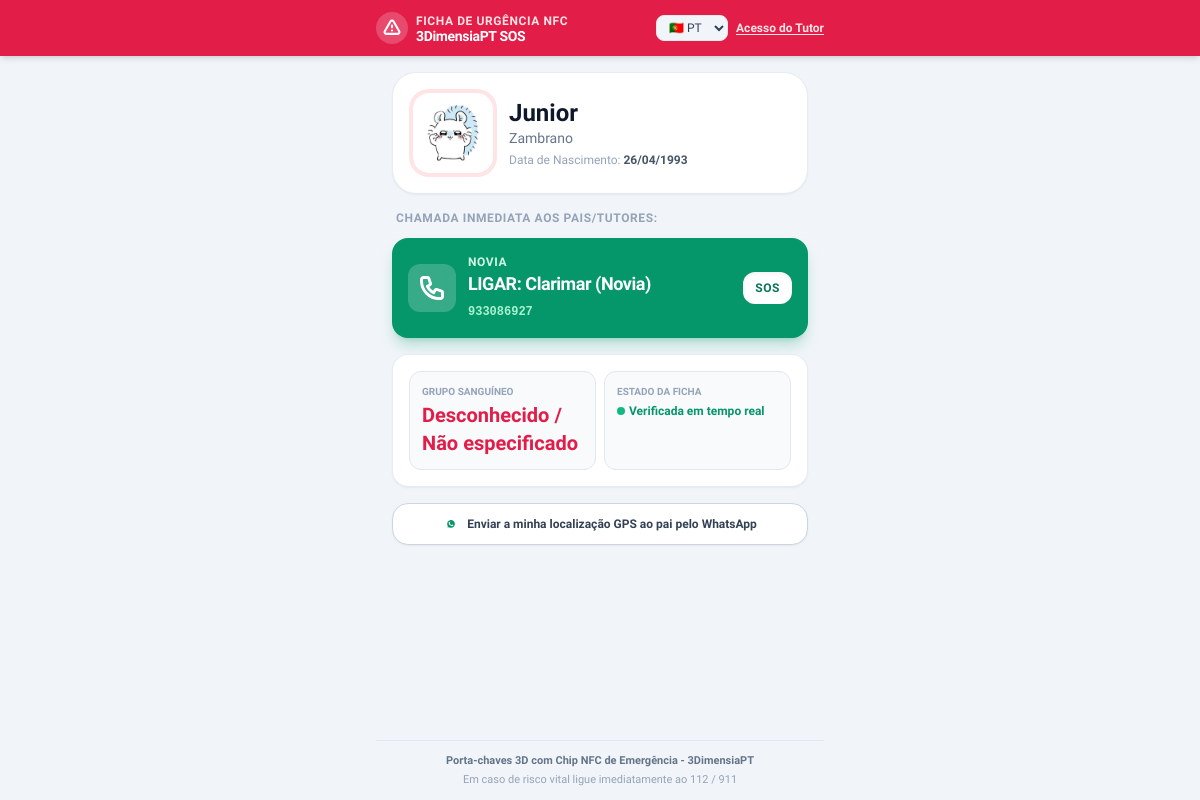
The page /pt/nfc/0ae89dc2-3974-46e9-9fd8-7ebaed32fbe8/ on the database as committed earlier.
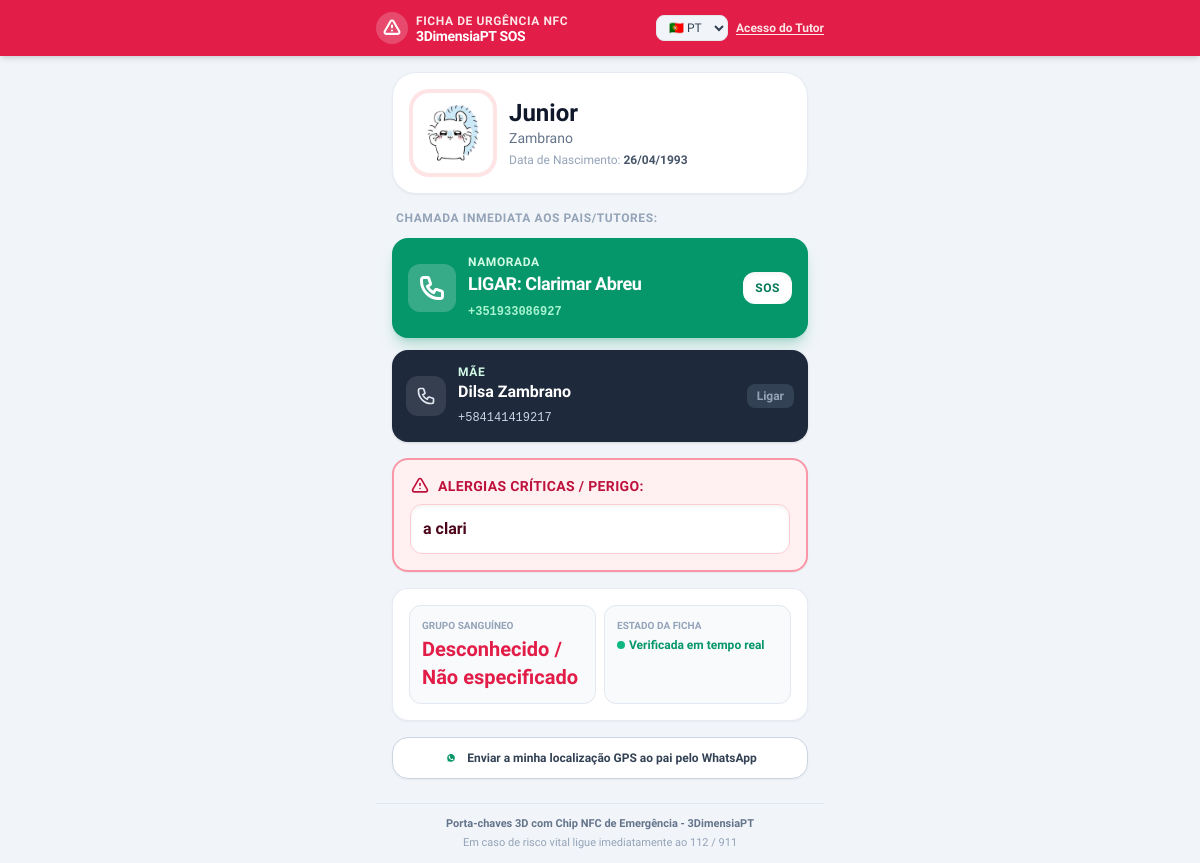
The same page on the database as committed later.
### emergencias/models.py (models this page shows, shortened)
class LlaveroNFC(models.Model):
    class GrupoSanguineo(models.TextChoices):
        A_POSITIVO = 'A+', _('A Positivo (A+)')
        A_NEGATIVO = 'A-', _('A Negativo (A-)')
        B_POSITIVO = 'B+', _('B Positivo (B+)')
        B_NEGATIVO = 'B-', _('B Negativo (B-)')
        AB_POSITIVO = 'AB+', _('AB Positivo (AB+)')
        AB_NEGATIVO = 'AB-', _('AB Negativo (AB-)')
        O_POSITIVO = 'O+', _('O Positivo (O+)')
        O_NEGATIVO = 'O-', _('O Negativo (O-)')
        DESCONOCIDO = 'DESC', _('Desconhecido / Não especificado')
    id = models.UUIDField(
        primary_key=True,
        default=uuid.uuid4,
        editable=False,
        unique=True,
        help_text="Identificador único e não previsível gravado na memória do chip NFC."
    )
    padre = models.ForeignKey(
        settings.AUTH_USER_MODEL,
        on_delete=models.CASCADE,
        related_name='llaveros_nfc',
        verbose_name=_("Pai/Mãe ou Tutor"),
        help_text=_("Usuário registrado com permissões exclusivas de edição para esta ficha.")
    )
    nombre_menor = models.CharField(
        max_length=60,
        verbose_name=_("Nome do Menino/a"),
        help_text=_("Ex: Tiago")
    )
    apellidos_menor = models.CharField(
        max_length=100,
        verbose_name=_("Apellidos do Menino/a"),
        help_text=_("Ex: Pereira Silva")
    )
    fecha_nacimiento = models.DateField(
        null=True,
        blank=True,
        verbose_name=_("Data de nascimento")
    )
    foto = models.ImageField(
        upload_to='llaveros/avatares/',
        null=True,
        blank=True,
        verbose_name=_("Foto do Menino/a para identificação"),
        help_text=_("Foto clara do rosto para identificação rápida em caso de perda.")
    )
    validador_telefono = RegexValidator(
        regex=r'^\+?1?\d{9,15}$',
        message=_("O número de telefone deve ter um formato internacional válido (por exemplo: +351912345678 ou 912345678).")
    )
    nombre_contacto_1 = models.CharField(
        max_length=80,
        verbose_name=_("Nome do Contato de Emergência"),
        help_text=_("Ex: Mãe (Laura Pereira)")
    )
    parentesco_contacto_1 = models.CharField(
        max_length=40,
        default="Mãe",
        verbose_name=_("Parentesco do Contato 1")
    )
    telefono_contacto_1 = models.CharField(
        validators=[validador_telefono],
        max_length=20,
        verbose_name=_("Telefone de Emergência"),
        help_text=_("Número ao qual o botão de emergência principal ligará.")
    )
    nombre_contacto_2 = models.CharField(
        max_length=80,
        blank=True,
        null=True,
        verbose_name=_("Nome do Contato de Emergência 2"),
        help_text=_("Ex: Pai (Carlos Pereira) ou Avós")
    )
    parentesco_contacto_2 = models.CharField(
        max_length=40,
        blank=True,
        null=True,
        verbose_name=_("Parentesco do Contato 2")
    )
    telefono_contacto_2 = models.CharField(
        validators=[validador_telefono],
        max_length=20,
        blank=True,
        null=True,
        verbose_name=_("Telefone de Emergência 2")
    )
    grupo_sanguineo = models.CharField(
        max_length=5,
        choices=GrupoSanguineo.choices,
        default=GrupoSanguineo.DESCONOCIDO,
        verbose_name=_("Grupo Sanguíneo")
    )
    alergias_graves = models.TextField(
        blank=True,
        verbose_name=_("Alergias Críticas"),
        help_text=_("Alergias a alimentos, medicamentos e picadas (por exemplo: amendoins, penicilina, látex).")
    )
    enfermedades_condiciones = models.TextField(
        blank=True,
        verbose_name=_("Condições Médicas"),
        help_text=_("Ex: Asma, Diabetes Tipo 1, Epilepsia, Autismo / TEA (não verbal).")
    )
    medicacion_urgencia = models.CharField(
        max_length=255,
        blank=True,
        verbose_name=_("Medicação de Urgência / Localização"),
        help_text=_("Ex.: Leva o autoinjetor de adrenalina (Epipen) no bolso lateral da mochila.")
    )
    observaciones_medicas = models.TextField(
        blank=True,
        verbose_name=_("Instruções Adicionais"),
        help_text=_("Qualquer indicação crucial para os socorristas ou quem encontrar a criança.")
    )
    codigo_chip_fisico = models.CharField(
        max_length=50,
        blank=True,
        null=True,
        verbose_name=_("UID do Chip NFC Físico"),
        help_text=_("Identificador de fábrica do chip NTAG213/215/216 (opcional para controle de estoque).")
    )
    esta_activo = models.BooleanField(
        default=True,
        verbose_name=_("Porta-chaves Ativo"),
        help_text=_("Se desativar, a ficha pública mostrará um aviso de porta-chaves desabilitado.")
    )
    contador_escaneos = models.PositiveIntegerField(
        default=0,
        verbose_name=_("Total de Escaneamentos NFC")
    )
    ultimo_escaneo = models.DateTimeField(
        null=True,
        blank=True,
        verbose_name=_("Último Escaneamento Registrado")
    )
    fecha_creacion = models.DateTimeField(auto_now_add=True)
    fecha_actualizacion = models.DateTimeField(auto_now=True)
    class Meta:
        verbose_name = "Porta-chaves NFC"
        verbose_name_plural = "Porta-chaves NFC"
        ordering = ['-fecha_creacion']

### emergencias/views.py (the view, shortened to what this page needs)
# urls.py: path('nfc/<uuid:uuid>/', views.ficha_publica_view, name='ficha_publica'),
def ficha_publica_view(request, uuid):
    llavero = get_object_or_404(LlaveroNFC, id=uuid)
    try:
        LlaveroNFC.objects.filter(id=uuid).update(
            contador_escaneos=F('contador_escaneos') + 1,
            ultimo_escaneo=timezone.now()
        )
    except Exception:
        pass
    context = {
        'llavero': llavero,
        'es_propietario': request.user.is_authenticated and request.user == llavero.padre,
    }
    return render(request, 'emergencias/ficha_publica.html', context)

### emergencias/templates/emergencias/ficha_publica.html (shortened to what this page needs)
{% load static %}
{% load i18n %}
<!DOCTYPE html>
<html lang="{{ LANGUAGE_CODE }}" class="h-full bg-slate-100">
<head>
    <script src="https://cdn.tailwindcss.com"></script>
</head>
<body class="min-h-full flex flex-col justify-between text-slate-800 antialiased selection:bg-rose-500 selection:text-white">
    <header class="bg-rose-600 text-white px-4 py-3 shadow-md sticky top-0 z-50">
        <div class="max-w-md mx-auto flex items-center justify-between">
            <div class="flex items-center space-x-2">
                <span class="inline-flex items-center justify-center p-1.5 bg-white/20 rounded-full animate-pulse">
                    <svg class="w-5 h-5 text-white" fill="none" stroke="currentColor" viewBox="0 0 24 24">
                        <path stroke-linecap="round" stroke-linejoin="round" stroke-width="2.5" d="M12 9v2m0 4h.01m-6.938 4h13.856c1.54 0 2.502-1.667 1.732-3L13.732 4c-.77-1.333-2.694-1.333-3.464 0L3.34 16c-.77 1.333.192 3 1.732 3z"/>
                    </svg>
                </span>
                <div>
                    <p class="text-xs font-extrabold uppercase tracking-wider text-rose-100">{% translate "Ficha de Urgência NFC" %}</p>
                    <h1 class="text-sm font-black tracking-tight leading-none">3DimensiaPT SOS</h1>
                </div>
            </div>
            <div class="flex items-center space-x-2">
                <form action="{% url 'set_language' %}" method="post" class="inline-block">
                    <select name="language" onchange="this.form.submit()" class="bg-slate-100 border text-slate-700 py-1 px-2 rounded-lg text-xs leading-tight focus:outline-none">
                        {% get_current_language as CURRENT_LANG %}
                        {% get_available_languages as LANGUAGES %}
                        {% get_language_info_list for LANGUAGES as languages %}
                        {% for lang in languages %}
                            <option value="{{ lang.code }}" {% if lang.code == CURRENT_LANG %}selected{% endif %}>
                                {% if lang.code == 'pt' %}🇵🇹 PT{% endif %}
                            </option>
                        {% endfor %}
                    </select>
                </form>
                {% if es_propietario %}
                    <a href="{% url 'editar_ficha' uuid=llavero.id %}" class="inline-flex items-center gap-1 bg-white text-rose-700 hover:bg-rose-50 text-xs font-bold py-1.5 px-3 rounded-full shadow transition-all active:scale-95">
                        {% translate "Editar" %}
                    </a>
                {% else %}
                    <a href="{% url 'login' %}?next={% url 'editar_ficha' uuid=llavero.id %}" class="inline-flex items-center text-xs font-semibold text-rose-100 hover:text-white underline underline-offset-2">
                        {% translate "Acesso do Tutor" %}
                    </a>
                {% endif %}
            </div>
        </div>
    </header>
    <main class="flex-1 max-w-md w-full mx-auto px-4 py-4 space-y-4">
        <div class="bg-white rounded-3xl p-5 shadow-sm border border-slate-200/80 flex items-center space-x-4">
            {% if llavero.foto %}
                <img src="{{ llavero.foto.url }}" alt="{{ llavero.nombre_menor }}" class="w-20 h-20 rounded-2xl object-cover ring-4 ring-rose-100 shadow">
            {% else %}
                <div class="w-20 h-20 rounded-2xl bg-gradient-to-br from-rose-500 to-amber-500 flex items-center justify-center text-white text-2xl font-extrabold shadow ring-4 ring-rose-100">
                    {{ llavero.nombre_menor|slice:":1" }}{{ llavero.apellidos_menor|slice:":1" }}
                </div>
            {% endif %}
            <div class="flex-1 min-w-0">
                <h2 class="text-2xl font-black text-slate-900 truncate leading-tight">
                    {{ llavero.nombre_menor }}
                </h2>
                <p class="text-sm font-medium text-slate-500 truncate">
                    {{ llavero.apellidos_menor }}
                </p>
                {% if llavero.fecha_nacimiento %}
                    <p class="text-xs text-slate-400 mt-1">
                        {% translate "Data de Nascimento" %}: <span class="font-semibold text-slate-600">{{ llavero.fecha_nacimiento|date:"d/m/Y" }}</span>
                    </p>
                {% endif %}
            </div>
        </div>
        <div class="space-y-3">
            <p class="text-xs font-bold uppercase tracking-wider text-slate-400 px-1">
                {% translate "Chamada Inmediata aos Pais/Tutores" %}:
            </p>
            <a href="tel:{{ llavero.telefono_contacto_1 }}" class="pulse-emergency w-full flex items-center justify-between bg-emerald-600 hover:bg-emerald-700 text-white p-4 rounded-2xl shadow-lg shadow-emerald-600/25 active:scale-[0.98] transition-all">
                <div class="flex items-center space-x-3">
                    <div class="w-12 h-12 bg-white/20 rounded-xl flex items-center justify-center">
                    </div>
                    <div class="text-left">
                        <span class="text-xs uppercase font-bold tracking-wider text-emerald-100 block">
                            {% if llavero.parentesco_contacto_1 %}
                                {% translate llavero.parentesco_contacto_1 as parentesco_traducido %}
                                {{ parentesco_traducido }}
                            {% else %}
                                {% translate "Contacto Principal" %}
                            {% endif %}
                        </span>
                        <span class="text-lg font-black tracking-tight block">
                            {% translate "LIGAR" %}: {{ llavero.nombre_contacto_1 }}
                        </span>
                        <span class="text-xs text-emerald-200 font-mono font-bold">
                            {{ llavero.telefono_contacto_1 }}
                        </span>
                    </div>
                </div>
                <div class="bg-white text-emerald-700 font-black text-xs px-3 py-2 rounded-xl shadow-inner uppercase tracking-wider">
                    SOS
                </div>
            </a>
            {% if llavero.telefono_contacto_2 %}
                <a href="tel:{{ llavero.telefono_contacto_2 }}"
                   class="w-full flex items-center justify-between bg-slate-800 hover:bg-slate-900 text-white p-3.5 rounded-2xl shadow active:scale-[0.98] transition-all">
                    <div class="flex items-center space-x-3">
                        <div class="w-10 h-10 bg-white/10 rounded-xl flex items-center justify-center">
                        </div>
                        <div class="text-left">
                            <span class="text-xs uppercase font-bold tracking-wider text-emerald-100 block">
                            {% if llavero.parentesco_contacto_2 %}
                                {% translate llavero.parentesco_contacto_2 as parentesco_traducido2 %}
                                {{ parentesco_traducido2 }}
                            {% else %}
                                {% translate "Contacto Secundario" %}
                            {% endif %}
                        </span>
                            <span class="text-base font-bold text-white block">
                                {{ llavero.nombre_contacto_2 }}
                            </span>
                            <span class="text-xs text-slate-300 font-mono">
                                {{ llavero.telefono_contacto_2 }}
                            </span>
                        </div>
                    </div>
                    <span class="text-xs font-semibold text-slate-400 bg-slate-700 px-2.5 py-1 rounded-lg">
                        {% translate "Ligar" %}
                    </span>
                </a>
            {% endif %}
        </div>
        {% if llavero.alergias_graves %}
            <div class="bg-rose-50 border-2 border-rose-500/50 rounded-2xl p-4 shadow-sm">
                <div class="flex items-center space-x-2 text-rose-700 mb-2">
                    <svg class="w-5 h-5 flex-shrink-0" fill="none" stroke="currentColor" viewBox="0 0 24 24">
                        <path stroke-linecap="round" stroke-linejoin="round" stroke-width="2" d="M12 9v2m0 4h.01m-6.938 4h13.856c1.54 0 2.502-1.667 1.732-3L13.732 4c-.77-1.333-2.694-1.333-3.464 0L3.34 16c-.77 1.333.192 3 1.732 3z"/>
                    </svg>
                    <h3 class="font-extrabold text-sm uppercase tracking-wide">
                        {% translate "ALERGIAS CRÍTICAS / PERIGO" %}:
                    </h3>
                </div>
                <p class="text-base font-black text-rose-950 bg-white p-3 rounded-xl border border-rose-200 shadow-inner">
                    {{ llavero.alergias_graves }}
                </p>
            </div>
        {% endif %}
        <div class="bg-white rounded-2xl p-4 shadow-sm border border-slate-200/80 space-y-3">
            <div class="grid grid-cols-2 gap-2">
                <div class="bg-slate-50 p-3 rounded-xl border border-slate-200">
                    <p class="text-[10px] font-bold uppercase text-slate-400">{% translate "Grupo Sanguíneo" %}</p>
                    <p class="text-xl font-black text-rose-600 mt-0.5">
                        {{ llavero.get_grupo_sanguineo_display }}
                    </p>
                </div>
                <div class="bg-slate-50 p-3 rounded-xl border border-slate-200">
                    <p class="text-[10px] font-bold uppercase text-slate-400">{% translate "Estado da Ficha" %}</p>
                    <p class="text-xs font-bold text-emerald-600 flex items-center gap-1 mt-1">
                        <span class="w-2 h-2 rounded-full bg-emerald-500 animate-ping"></span>
                        {% translate "Verificada em tempo real" %}
                    </p>
                </div>
            </div>
        </div>
        <button onclick="compartirUbicacion('{{ llavero.telefono_contacto_1 }}', '{{ llavero.nombre_menor }}')"
                class="w-full bg-white hover:bg-slate-50 text-slate-700 font-bold py-3 px-4 rounded-2xl border border-slate-300 shadow-sm flex items-center justify-center space-x-2 text-xs transition active:scale-95">
            <span>{% translate "Enviar a minha localização GPS ao pai pelo WhatsApp"%}</span>
        </button>
    </main>
    <footer class="max-w-md w-full mx-auto px-4 py-3 text-center text-slate-400 text-[11px] border-t border-slate-200 mt-2">
        <p class="font-semibold text-slate-500">{% translate "Porta-chaves 3D com Chip NFC de Emergência - 3DimensiaPT" %}</p>
        <p class="mt-0.5">{% translate "Em caso de risco vital ligue imediatamente ao 112 / 911" %}</p>
    </footer>
</body>
</html>

Rows that differ between the two databases and show on the page:
changed LlaveroNFC "Junior": parentesco_contacto_1 "NOVIA" → "NAMORADA"; nombre_contacto_1 "Clarimar (Novia)" → "Clarimar Abreu"; telefono_contacto_1 "933086927" → "+351933086927"; parentesco_contacto_2 (not shown) → "MÃE"; nombre_contacto_2 (not shown) → "Dilsa Zambrano"; telefono_contacto_2 (not shown) → "+584141419217"; alergias_graves (not shown) → "a clari"
Other text that changed with them:
text now shown: "Ligar ALERGIAS CRÍTICAS / PERIGO :"
